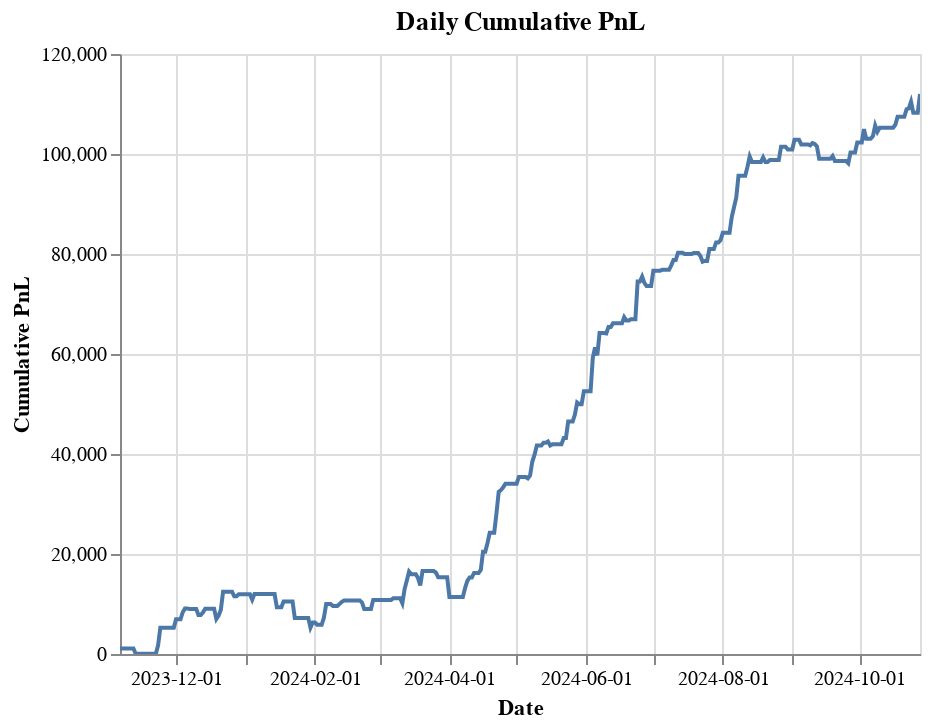
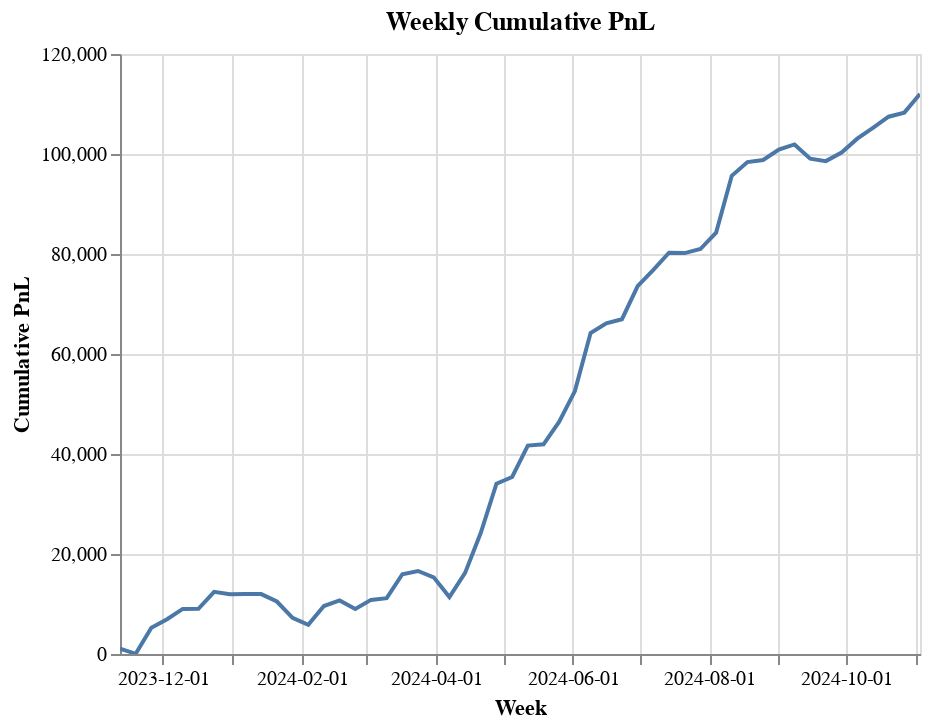
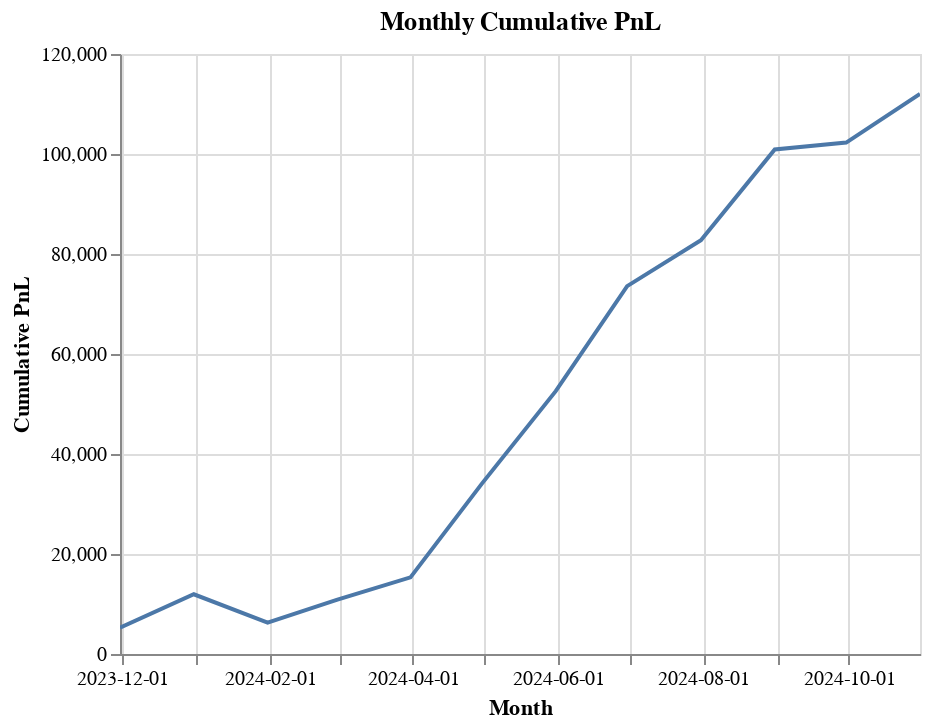
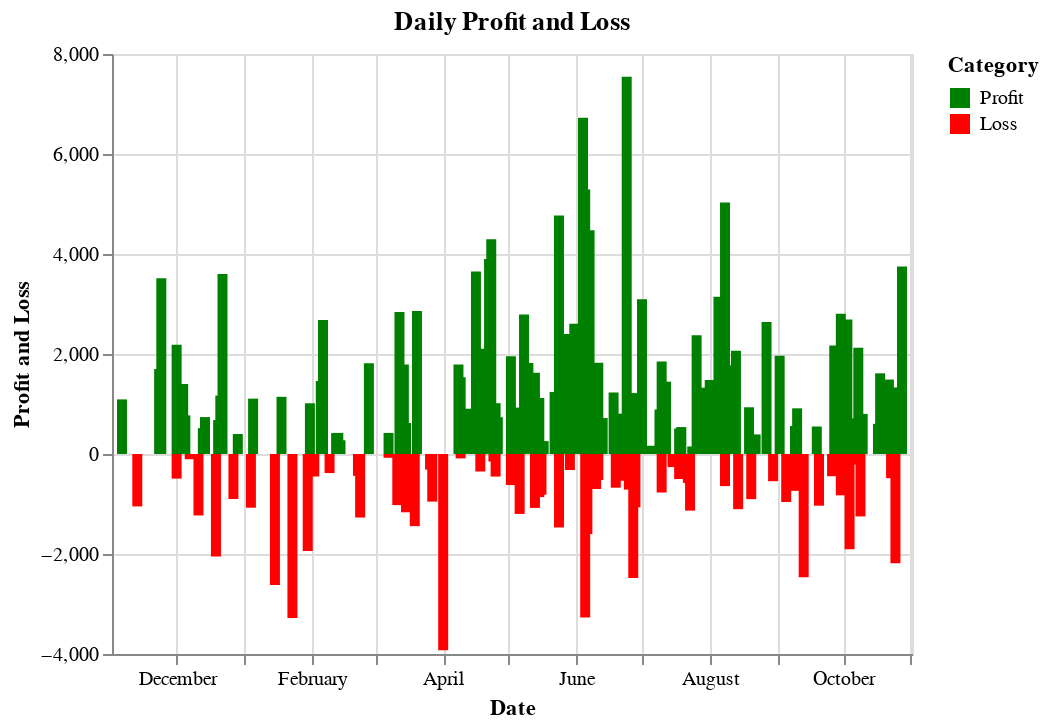

Notebook code for these charts, in order:
### Code cell
import pandas as pd
import altair as alt

def analyze_trades(df):
    """
    Analyzes trade data to generate daily, weekly, and monthly PNL,
    cumulative PNL charts, and daily profit/loss visualization.

    Args:
      df: DataFrame containing trade data with 'entry_time' and 'pnl' columns.

    Returns:
      A tuple containing the daily, weekly, and monthly cumulative PNL charts
      and the daily profit/loss chart.
    """
    # Convert `entry_time` to datetime object
    df['entry_time'] = pd.to_datetime(df['entry_time'])

    # Resample the data to daily, weekly, and monthly frequencies
    daily_pnl = df.set_index('entry_time')['pnl'].resample('D').sum()
    weekly_pnl = df.set_index('entry_time')['pnl'].resample('W').sum()
    monthly_pnl = df.set_index('entry_time')['pnl'].resample('M').sum()

    # Calculate cumulative PNL for daily, weekly, and monthly data
    daily_cumulative_pnl = daily_pnl.cumsum()
    weekly_cumulative_pnl = weekly_pnl.cumsum()
    monthly_cumulative_pnl = monthly_pnl.cumsum()

    # Plot the cumulative PNL for daily, weekly, and monthly data
    daily_chart = alt.Chart(daily_cumulative_pnl.reset_index()).mark_line().encode(
        x=alt.X('entry_time', axis=alt.Axis(format='%Y-%m-%d'), title='Date'),
        y=alt.Y('pnl', title='Cumulative PnL'),
        tooltip=[alt.Tooltip('entry_time', format='%Y-%m-%d'), 'pnl']
    ).properties(
        title='Daily Cumulative PnL'
    ).interactive()

    weekly_chart = alt.Chart(weekly_cumulative_pnl.reset_index()).mark_line().encode(
        x=alt.X('entry_time', axis=alt.Axis(format='%Y-%m-%d'), title='Week'),
        y=alt.Y('pnl', title='Cumulative PnL'),
        tooltip=[alt.Tooltip('entry_time', format='%Y-%m-%d'), 'pnl']
    ).properties(
        title='Weekly Cumulative PnL'
    ).interactive()

    monthly_chart = alt.Chart(monthly_cumulative_pnl.reset_index()).mark_line().encode(
        x=alt.X('entry_time', axis=alt.Axis(format='%Y-%m-%d'), title='Month'),
        y=alt.Y('pnl', title='Cumulative PnL'),
        tooltip=[alt.Tooltip('entry_time', format='%Y-%m-%d'), 'pnl']
    ).properties(
        title='Monthly Cumulative PnL'
    ).interactive()

    # Calculate daily profit and loss
    daily_profit = df[df['pnl'] > 0].set_index('entry_time')['pnl'].resample('D').sum()
    daily_loss = df[df['pnl'] < 0].set_index('entry_time')['pnl'].resample('D').sum()

    # Concatenate the `daily_profit` and `daily_loss` Series into a DataFrame
    df_profit_loss = pd.concat([
        daily_profit.to_frame().assign(Category='Profit'),
        daily_loss.to_frame().assign(Category='Loss')
    ]).reset_index()

    # Create a bar chart with `entry_time` on the x-axis and `pnl` on the y-axis
    profit_loss_chart = alt.Chart(df_profit_loss).mark_bar().encode(
        x=alt.X('entry_time', title='Date'),
        y=alt.Y('pnl', title='Profit and Loss'),
        color=alt.Color('Category', scale={'domain': ['Profit', 'Loss'], 'range': ['green', 'red']}),
        tooltip=['entry_time', 'pnl', 'Category']
    ).properties(
        title='Daily Profit and Loss'
    ).interactive()

    return daily_chart, weekly_chart, monthly_chart, profit_loss_chart

# Load the dataframe
df = pd.read_csv('/content/drive/MyDrive/BACKTEST/stock-1min/stock_min_data/Gann_Charts/AMARAJ/AMARAJ_1H_trades.csv')

# Get the charts
daily_chart, weekly_chart, monthly_chart, profit_loss_chart = analyze_trades(df)

# Display the charts
daily_chart.display()
weekly_chart.display()
monthly_chart.display()
profit_loss_chart.display()

### Figure 1 — Vega-Lite specification as saved in the notebook (floating-point values rounded to 4 significant figures; data arrays with more than 128 entries replaced by an {"elided": "..."} marker saying what was removed)
{"config": {"view": {"continuousWidth": 400, "continuousHeight": 300}}, "data": {"name": "data-5aa005c91dff19fef020641fabde6a4b"}, "mark": "line", "encoding": {"tooltip": [{"field": "entry_time", "format": "%Y-%m-%d", "type": "temporal"}, {"field": "pnl", "type": "quantitative"}], "x": {"axis": {"format": "%Y-%m-%d"}, "field": "entry_time", "title": "Date", "type": "temporal"}, "y": {"field": "pnl", "title": "Cumulative PnL", "type": "quantitative"}}, "selection": {"selector001": {"type": "interval", "bind": "scales", "encodings": ["x", "y"]}}, "title": "Daily Cumulative PnL", "$schema": "https://vega.github.io/schema/vega-lite/v4.17.0.json", "datasets": {"data-5aa005c91dff19fef020641fabde6a4b": {"elided": "358 records"}}}

### Figure 2 — Vega-Lite specification as saved in the notebook (floating-point values rounded to 4 significant figures)
{"config": {"view": {"continuousWidth": 400, "continuousHeight": 300}}, "data": {"name": "data-5b23ecb13bce5b114d04b1346d067351"}, "mark": "line", "encoding": {"tooltip": [{"field": "entry_time", "format": "%Y-%m-%d", "type": "temporal"}, {"field": "pnl", "type": "quantitative"}], "x": {"axis": {"format": "%Y-%m-%d"}, "field": "entry_time", "title": "Week", "type": "temporal"}, "y": {"field": "pnl", "title": "Cumulative PnL", "type": "quantitative"}}, "selection": {"selector002": {"type": "interval", "bind": "scales", "encodings": ["x", "y"]}}, "title": "Weekly Cumulative PnL", "$schema": "https://vega.github.io/schema/vega-lite/v4.17.0.json", "datasets": {"data-5b23ecb13bce5b114d04b1346d067351": [{"entry_time": "2023-11-12T00:00:00", "pnl": 1092.0}, {"entry_time": "2023-11-19T00:00:00", "pnl": 43.68}, {"entry_time": "2023-11-26T00:00:00", "pnl": 5260.0}, {"entry_time": "2023-12-03T00:00:00", "pnl": 6952.0}, {"entry_time": "2023-12-10T00:00:00", "pnl": 9019.0}, {"entry_time": "2023-12-17T00:00:00", "pnl": 9045.0}, {"entry_time": "2023-12-24T00:00:00", "pnl": 12440.0}, {"entry_time": "2023-12-31T00:00:00", "pnl": 11940.0}, {"entry_time": "2024-01-07T00:00:00", "pnl": 11980.0}, {"entry_time": "2024-01-14T00:00:00", "pnl": 11980.0}, {"entry_time": "2024-01-21T00:00:00", "pnl": 10500.0}, {"entry_time": "2024-01-28T00:00:00", "pnl": 7220.0}, {"entry_time": "2024-02-04T00:00:00", "pnl": 5843.0}, {"entry_time": "2024-02-11T00:00:00", "pnl": 9602.0}, {"entry_time": "2024-02-18T00:00:00", "pnl": 10720.0}, {"entry_time": "2024-02-25T00:00:00", "pnl": 9009.0}, {"entry_time": "2024-03-03T00:00:00", "pnl": 10820.0}, {"entry_time": "2024-03-10T00:00:00", "pnl": 11170.0}, {"entry_time": "2024-03-17T00:00:00", "pnl": 15950.0}, {"entry_time": "2024-03-24T00:00:00", "pnl": 16600.0}, {"entry_time": "2024-03-31T00:00:00", "pnl": 15330.0}, {"entry_time": "2024-04-07T00:00:00", "pnl": 11400.0}, {"entry_time": "2024-04-14T00:00:00", "pnl": 16210.0}, {"entry_time": "2024-04-21T00:00:00", "pnl": 24240.0}, {"entry_time": "2024-04-28T00:00:00", "pnl": 34070.0}, {"entry_time": "2024-05-05T00:00:00", "pnl": 35400.0}, {"entry_time": "2024-05-12T00:00:00", "pnl": 41690.0}, {"entry_time": "2024-05-19T00:00:00", "pnl": 41940.0}, {"entry_time": "2024-05-26T00:00:00", "pnl": 46480.0}, {"entry_time": "2024-06-02T00:00:00", "pnl": 52570.0}, {"entry_time": "2024-06-09T00:00:00", "pnl": 64190.0}, {"entry_time": "2024-06-16T00:00:00", "pnl": 66130.0}, {"entry_time": "2024-06-23T00:00:00", "pnl": 66960.0}, {"entry_time": "2024-06-30T00:00:00", "pnl": 73580.0}, {"entry_time": "2024-07-07T00:00:00", "pnl": 76840.0}, {"entry_time": "2024-07-14T00:00:00", "pnl": 80250.0}, {"entry_time": "2024-07-21T00:00:00", "pnl": 80180.0}, {"entry_time": "2024-07-28T00:00:00", "pnl": 80990.0}, {"entry_time": "2024-08-04T00:00:00", "pnl": 84250.0}, {"entry_time": "2024-08-11T00:00:00", "pnl": 95650.0}, {"entry_time": "2024-08-18T00:00:00", "pnl": 98380.0}, {"entry_time": "2024-08-25T00:00:00", "pnl": 98810.0}, {"entry_time": "2024-09-01T00:00:00", "pnl": 100900.0}, {"entry_time": "2024-09-08T00:00:00", "pnl": 101900.0}, {"entry_time": "2024-09-15T00:00:00", "pnl": 99060.0}, {"entry_time": "2024-09-22T00:00:00", "pnl": 98580.0}, {"entry_time": "2024-09-29T00:00:00", "pnl": 100300.0}, {"entry_time": "2024-10-06T00:00:00", "pnl": 103100.0}, {"entry_time": "2024-10-13T00:00:00", "pnl": 105200.0}, {"entry_time": "2024-10-20T00:00:00", "pnl": 107500.0}, {"entry_time": "2024-10-27T00:00:00", "pnl": 108300.0}, {"entry_time": "2024-11-03T00:00:00", "pnl": 112000.0}]}}

### Figure 3 — Vega-Lite specification as saved in the notebook (floating-point values rounded to 4 significant figures)
{"config": {"view": {"continuousWidth": 400, "continuousHeight": 300}}, "data": {"name": "data-456eef249d8cfaf58296ada77e9cdf49"}, "mark": "line", "encoding": {"tooltip": [{"field": "entry_time", "format": "%Y-%m-%d", "type": "temporal"}, {"field": "pnl", "type": "quantitative"}], "x": {"axis": {"format": "%Y-%m-%d"}, "field": "entry_time", "title": "Month", "type": "temporal"}, "y": {"field": "pnl", "title": "Cumulative PnL", "type": "quantitative"}}, "selection": {"selector003": {"type": "interval", "bind": "scales", "encodings": ["x", "y"]}}, "title": "Monthly Cumulative PnL", "$schema": "https://vega.github.io/schema/vega-lite/v4.17.0.json", "datasets": {"data-456eef249d8cfaf58296ada77e9cdf49": [{"entry_time": "2023-11-30T00:00:00", "pnl": 5260.0}, {"entry_time": "2023-12-31T00:00:00", "pnl": 11940.0}, {"entry_time": "2024-01-31T00:00:00", "pnl": 6293.0}, {"entry_time": "2024-02-29T00:00:00", "pnl": 10820.0}, {"entry_time": "2024-03-31T00:00:00", "pnl": 15330.0}, {"entry_time": "2024-04-30T00:00:00", "pnl": 34070.0}, {"entry_time": "2024-05-31T00:00:00", "pnl": 52570.0}, {"entry_time": "2024-06-30T00:00:00", "pnl": 73580.0}, {"entry_time": "2024-07-31T00:00:00", "pnl": 82770.0}, {"entry_time": "2024-08-31T00:00:00", "pnl": 100900.0}, {"entry_time": "2024-09-30T00:00:00", "pnl": 102300.0}, {"entry_time": "2024-10-31T00:00:00", "pnl": 112000.0}]}}

### Figure 4 — Vega-Lite specification as saved in the notebook (floating-point values rounded to 4 significant figures; data arrays with more than 128 entries replaced by an {"elided": "..."} marker saying what was removed)
{"config": {"view": {"continuousWidth": 400, "continuousHeight": 300}}, "data": {"name": "data-f7c9a692ebc4329209713e1146a41270"}, "mark": "bar", "encoding": {"color": {"field": "Category", "scale": {"domain": ["Profit", "Loss"], "range": ["green", "red"]}, "type": "nominal"}, "tooltip": [{"field": "entry_time", "type": "temporal"}, {"field": "pnl", "type": "quantitative"}, {"field": "Category", "type": "nominal"}], "x": {"field": "entry_time", "title": "Date", "type": "temporal"}, "y": {"field": "pnl", "title": "Profit and Loss", "type": "quantitative"}}, "selection": {"selector004": {"type": "interval", "bind": "scales", "encodings": ["x", "y"]}}, "title": "Daily Profit and Loss", "$schema": "https://vega.github.io/schema/vega-lite/v4.17.0.json", "datasets": {"data-f7c9a692ebc4329209713e1146a41270": {"elided": "706 records"}}}
